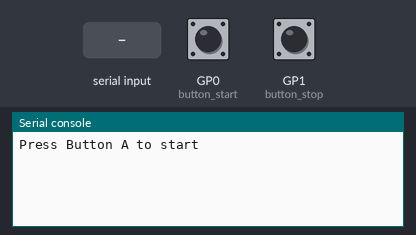
The program below on a simulated Raspberry Pi Pico running CircuitPython. On the bench: the last lines printed to the serial console. The test bench sets the inputs (shaded band); at power-on: GP0 (button_start) HIGH, GP1 (button_stop) HIGH.

Above: at 1.2 s.
1.3 s: GP0 (button_start) pulled LOW for 0.15 s
At 2.0 s:
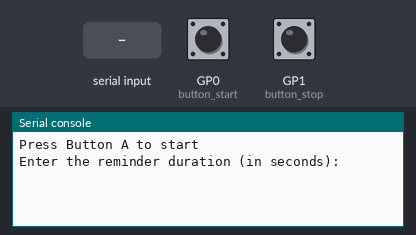
2.9 s: "5" typed at the serial console, then Enter
At 3.2 s:
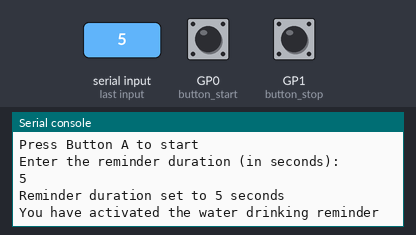
5.9 s: GP1 (button_stop) pulled LOW for 3.2 s
At 10.3 s:
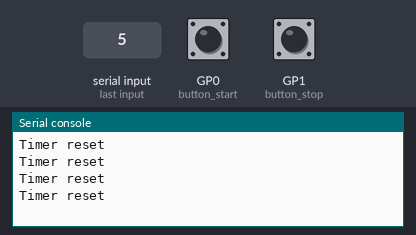

Measured:
- after the input at 1.3 s, the serial console: prints a new line at once (image 1)
- after the input at 2.9 s, the serial console: prints a new line at once (image 2)
- after the input at 5.9 s, the serial console: prints a new line after 2.0 s (image 3)

The program:

CHALLENGE_WATER_DRINKING_REMINDER.py
```python
import board, digitalio, time, simpleio

button_start = digitalio.DigitalInOut(board.GP0)
button_start.direction = digitalio.Direction.INPUT
button_start.pull = digitalio.Pull.UP

button_stop = digitalio.DigitalInOut(board.GP1)
button_stop.direction = digitalio.Direction.INPUT
button_stop.pull = digitalio.Pull.UP

buzzer_pin = board.GP21
buzzer_status = False

print("Press Button A to start")

while True:
    if not button_start.value:
        user_input = input("Enter the reminder duration (in seconds): ")
        user_duration = int(user_input)
        if user_duration >= 1:
            duration = user_duration
            print(f"Reminder duration set to {duration} seconds")
        else:
            print("Duration must be at least 1 second. Press Button A to start again.")
            buzzer_status = False
            continue

        end_time = time.monotonic() + duration
        print("You have activated the water drinking reminder")

        while time.monotonic() < end_time:
            pass

        print("Reminder to Drink Water! Press Button B to reset")
        buzzer_status = True

    if not button_stop.value:
        print("Timer reset")
        buzzer_status = False
        time.sleep(0.3)

    if buzzer_status:
        simpleio.tone(buzzer_pin, 800, 0.5)
        simpleio.tone(buzzer_pin, 0, 0.5)
```
